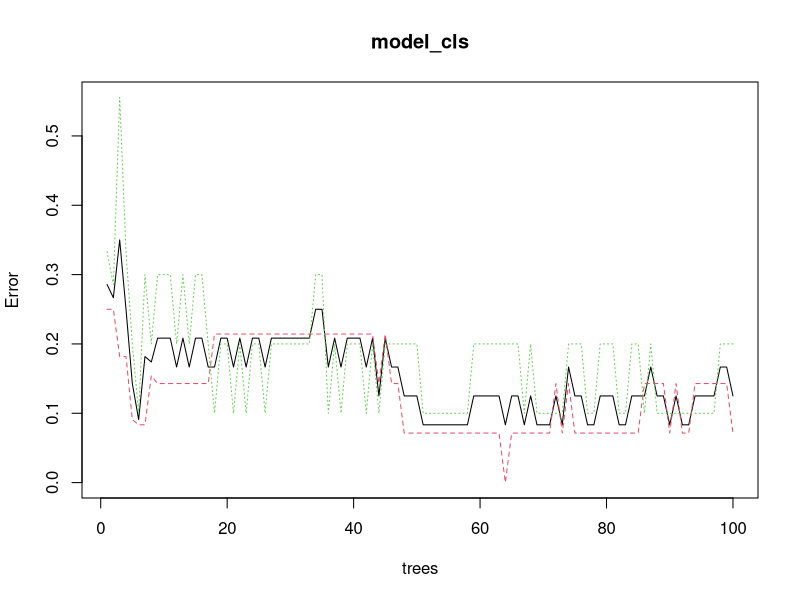
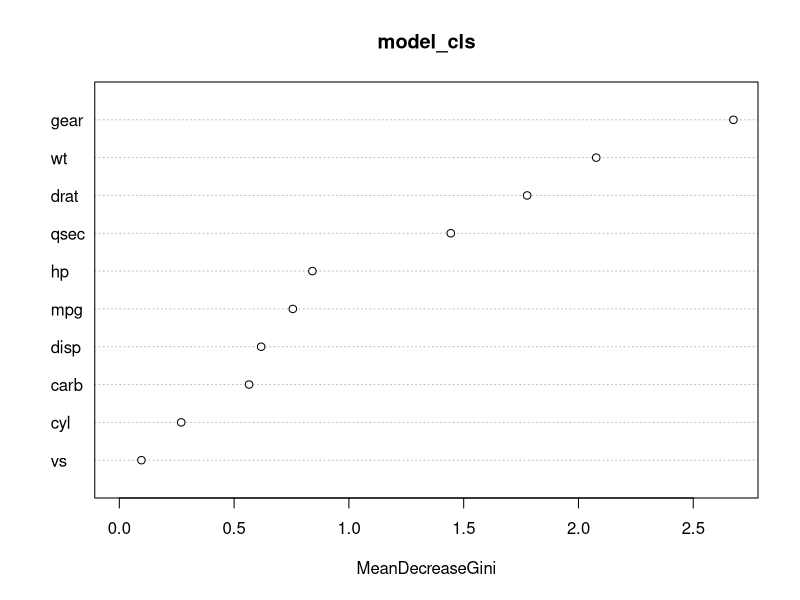
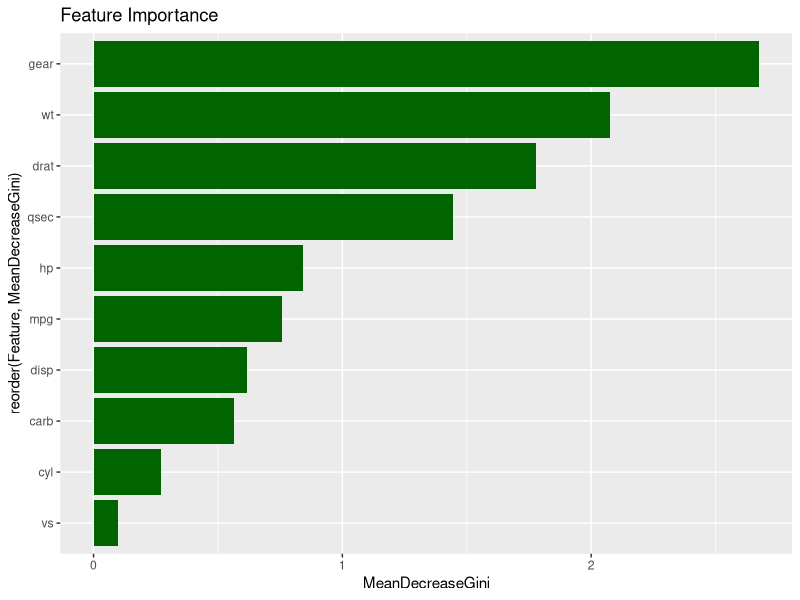
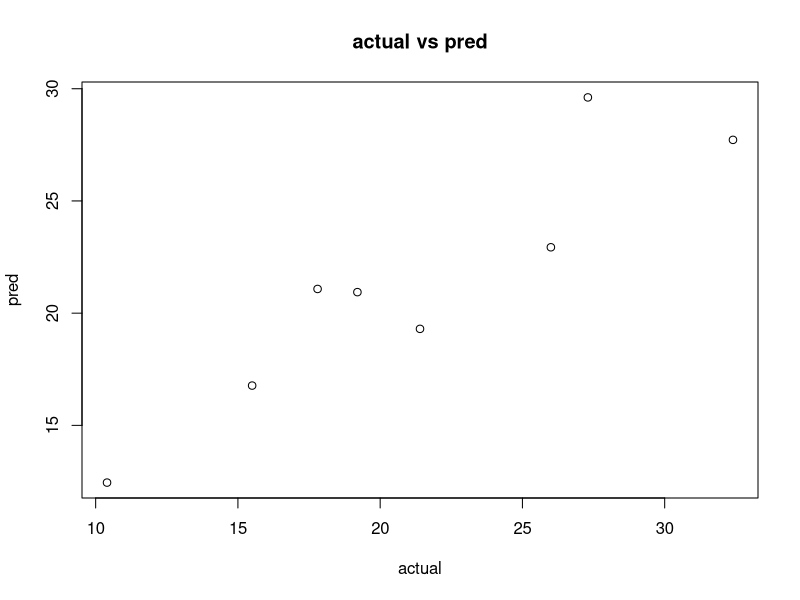
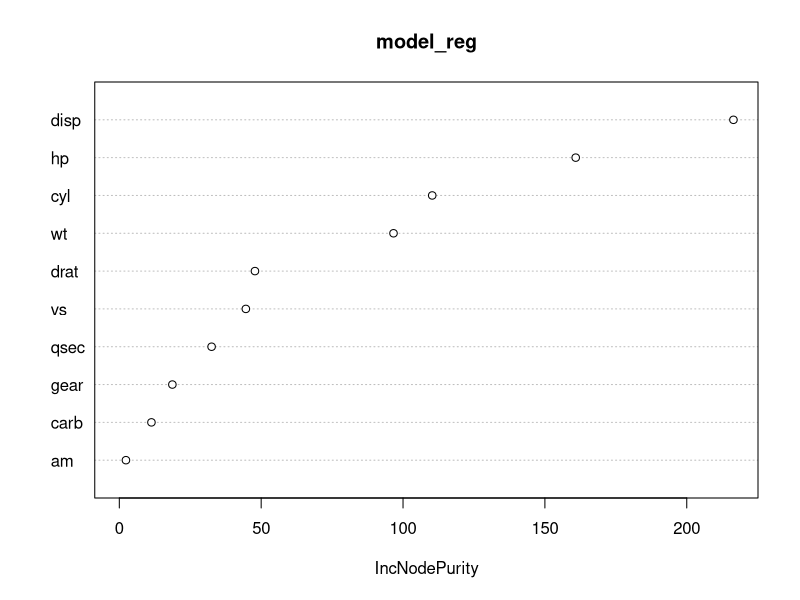
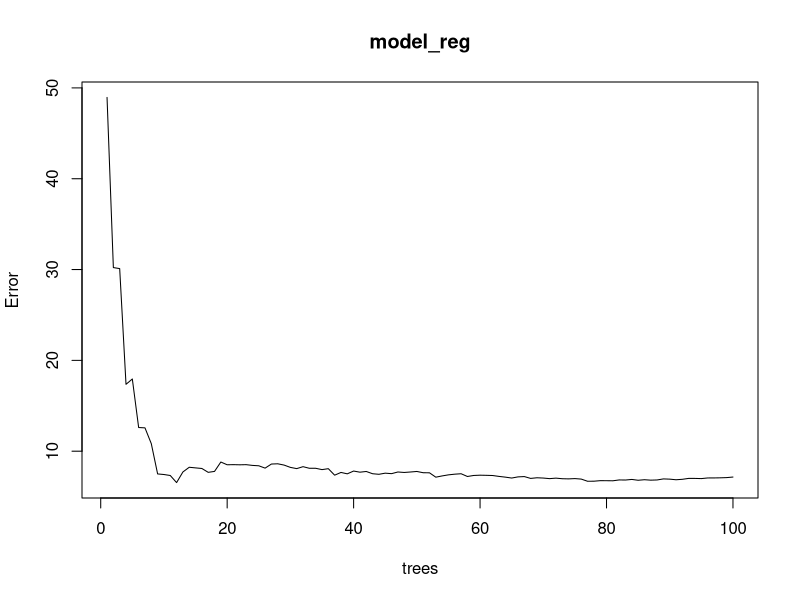

Generate these figures, in order, with R:
#classif random forest

data(mtcars)
df<-mtcars
summary(df)
str(df)
head(df)

#processing
df$am<-as.factor(df$am)
df_clean<-df

#tts
set.seed(123)

library(caret)
train_idx<-createDataPartition(df_clean$am, p=0.7, list = FALSE)
train<-df_clean[train_idx,]
test<-df_clean[-train_idx,]

#model

# install.packages("randomForest")
library(randomForest)
model_cls<-randomForest(am~., data=train, ntree=100)
print(model_cls)

#prediction
pred_cls<-predict(model_cls, test)
confusionMatrix(pred_cls, test$am)

#vizzzzz
plot(model_cls)
varImpPlot(model_cls)

#feature imp
library(ggplot2)

imp <- as.data.frame(importance(model_cls))
imp$Feature <- rownames(imp)

ggplot(imp, aes(reorder(Feature, MeanDecreaseGini), MeanDecreaseGini)) +
  geom_col(fill = "darkgreen") +
  coord_flip() +
  labs(title = "Feature Importance")


#regression random forest

df<-mtcars
head(df)

df$am<-as.factor(df$am)
df_clean<-df

#tts
set.seed(123)

library(caret)
train_idx<-createDataPartition(df_clean$am, p=0.7, list = FALSE)
train<-df_clean[train_idx,]
test<-df_clean[-train_idx,]

#model

library(randomForest)
model_reg<-randomForest(mpg~., data=train, ntree=100)
print(model_reg)

#pred
pred_reg<-predict(model_reg, test)

residuals<-pred_reg-test$mpg

rmse<-sqrt(mean(residuals^2))
rmse
r2<-cor(pred_reg, test$mpg)^2
r2

#vizzzzz
plot(test$mpg, pred_reg, main="actual vs pred", xlab="actual", ylab="pred")

varImpPlot(model_reg)
plot(model_reg)
